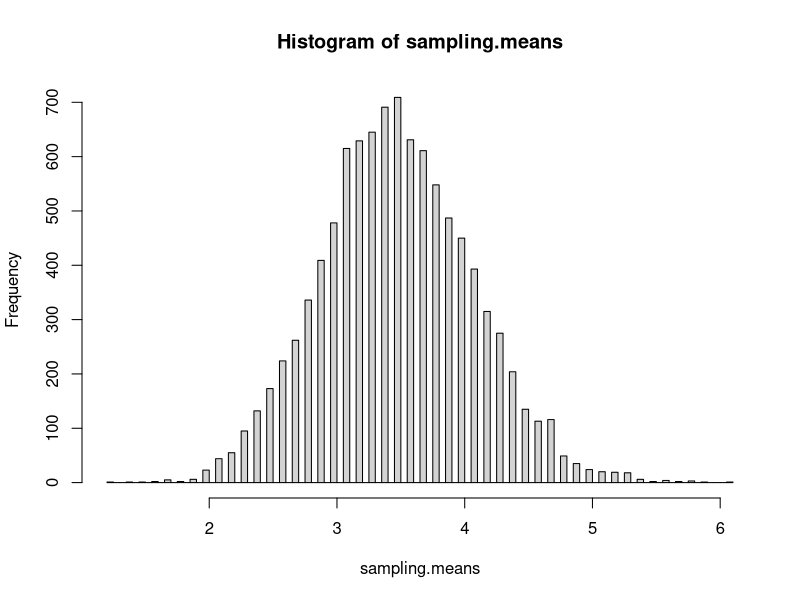
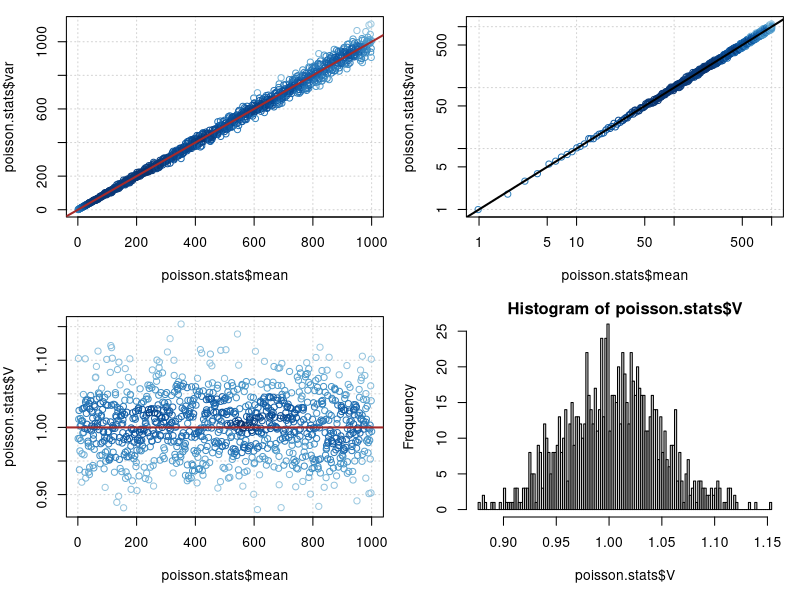
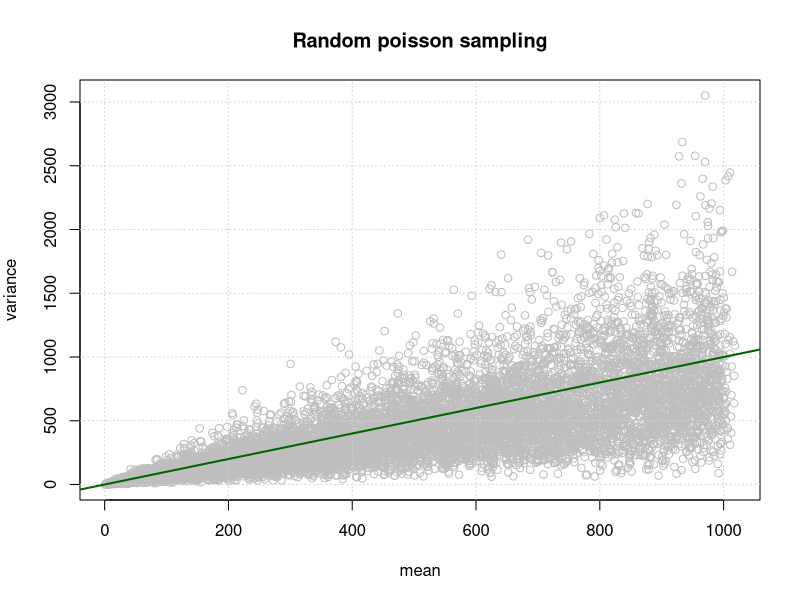
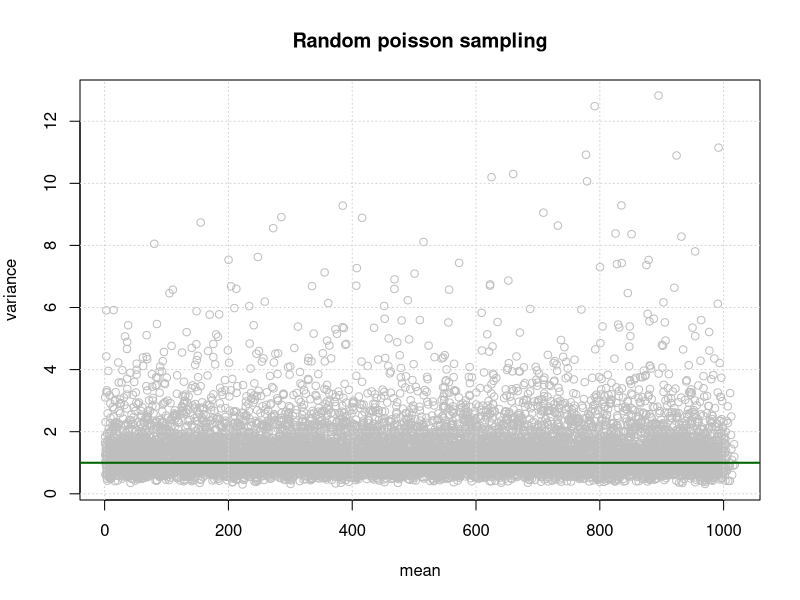
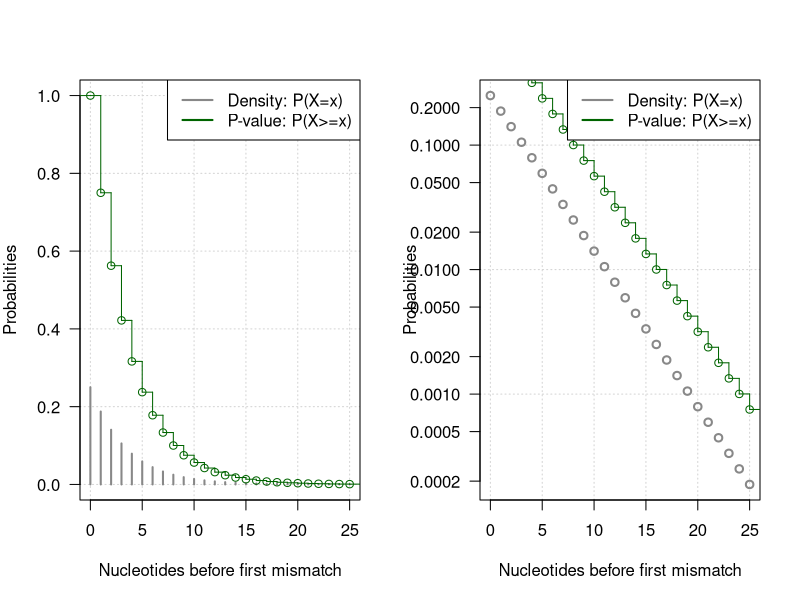
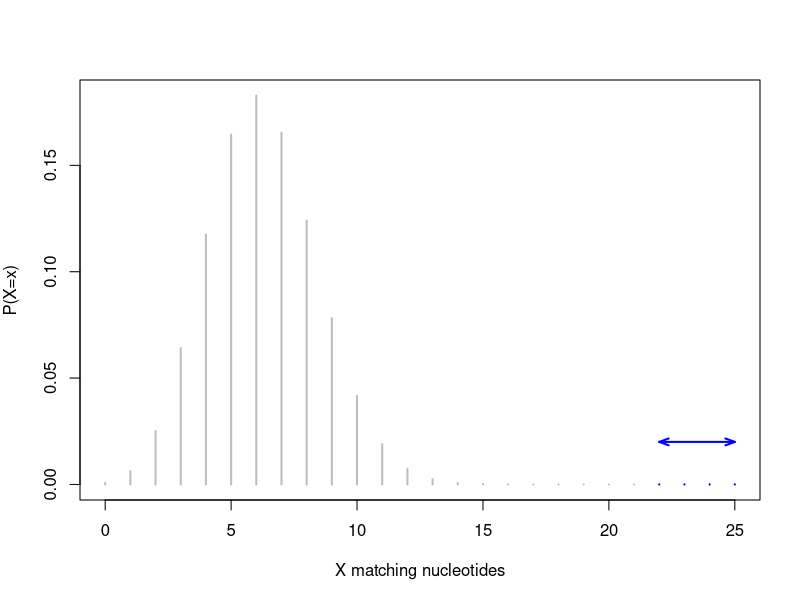
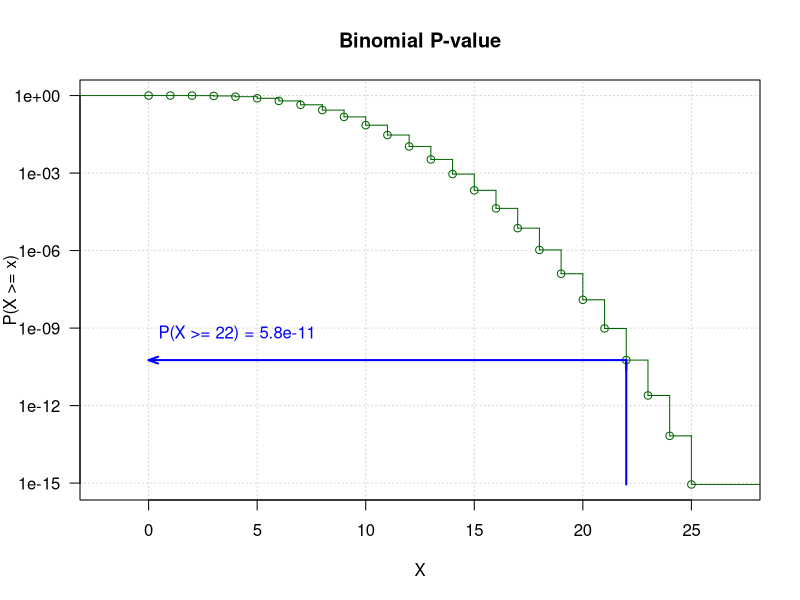
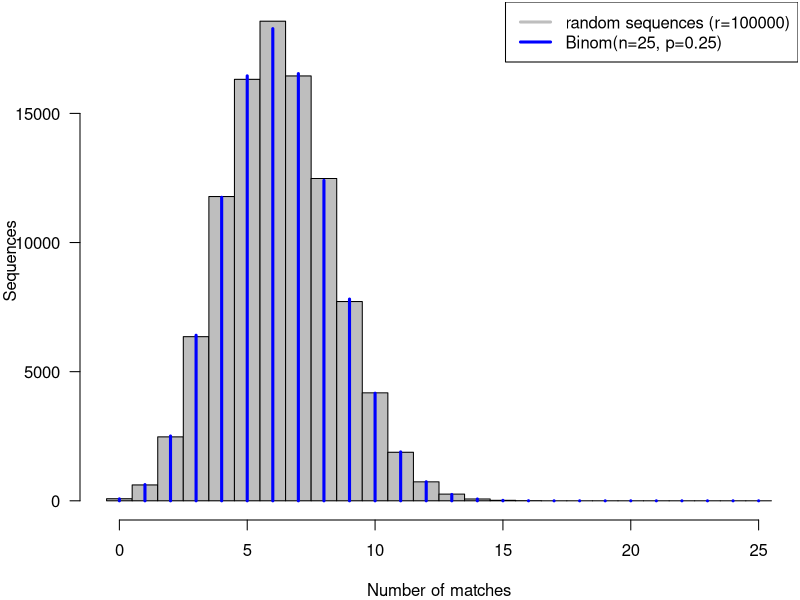

The R script that drew these images, in order:
## ---- chunk 1
knitr::opts_chunk$set(echo = TRUE, eval = TRUE, cache = FALSE, message = FALSE, warning = FALSE,
                      comment = "")

## Options to display pretty numbers
library(knitr)
knit_hooks$set(inline = function(x) {
  prettyNum(x, big.mark=" ")
})
options(scipen = 6, digits = 3)

knitr::asis_output("\\footnotesize")

## ---- chunk 2
lambda <- 3
rep <- 1000
x <- rpois(n=rep, lambda=lambda)
mean(x)
var(x)
## ---- chunk 3
# ?replicate
## Example of usage of the replicate function
sampling.means <- replicate(n = 10000, mean(rpois(n=10, lambda=3.5)))

hist(sampling.means, breaks=100)
## ---- chunk 4
# This function returns the mean and variance of a 
# random sample drawn from a Poisson distribution
# 
# Parameters:
#   n sample size (number of elements to draw)
#   lambda expectation of the Poisson
rpois.mean.and.var <- function(n, lambda) {
  x <- rpois(n, lambda)
  return(data.frame(mean=mean(x), var=var(x), lambda=lambda, n=n))
}

rpois.mean.and.var(n=10, lambda=3.5)

## Generate a data frame with random Poisson sampling with increasing values of lambda
poisson.stats <- data.frame()
for (i in 1:1000) {
  poisson.stats <- rbind(poisson.stats, rpois.mean.and.var(n=1000, lambda=i))  
}

## Compute the coefficient of variation
poisson.stats$V <- poisson.stats$mean/poisson.stats$var

head(poisson.stats)

print(summary(poisson.stats))


## Summmarize the results with various plots
par(mfrow=c(2,2))
par(mar=c(5,4,1,1))
plot(poisson.stats$mean, poisson.stats$var, col=densCols(poisson.stats$mean, poisson.stats$var), panel.first = grid())
abline(a=0, b=1, col="brown", lwd=2)
plot(poisson.stats$mean, poisson.stats$var, col=densCols(poisson.stats$mean, poisson.stats$var),
    panel.first = grid(), log="xy")
abline(a=0, b=1, lwd=2)
plot(poisson.stats$mean, poisson.stats$V, col=densCols(poisson.stats$mean, poisson.stats$V),
     panel.first = grid())
abline(h=1, col="brown", lwd=2)

# plot(poisson.stats$mean, poisson.stats$V, col=densCols(poisson.stats$mean, poisson.stats$V), 
#      panel.first = grid(), log="xy")
# abline(h=1, col="brown", lwd=2)

hist(poisson.stats$V, breaks=100)

par(mar=c(5,4,4,2))
par(mfrow=c(1,1))
## ---- chunk 5
################################################################
# Quentin Ferre's solution with lapply
rep <- 10000
lambda <- runif(n=rep, min = 1, max=1000)
result <- lapply(lambda, rpois, n=10)

# Define a data frame with 2 columns indicating 
# the mean and variance of the random Poisson samples.
rpois.stats <- data.frame(
  mean=unlist(lapply(result, mean)), 
  var=unlist(lapply(result, var))*9/10
)

# Plot the relationship between mean and variance
plot(x=rpois.stats$mean, 
     y=rpois.stats$var, col="grey",
     main="Random poisson sampling",
     xlab="mean", ylab="variance")
grid()
abline(a=0, b=1, col="darkgreen", lwd=2)
## ---- chunk 6
# Compute the coefficient of variation
rpois.stats$V <- rpois.stats$mean / rpois.stats$var

# Check the mean of the coefficient of variation
mean(rpois.stats$V)
median(rpois.stats$V)
sum(rpois.stats$mean >= rpois.stats$var)/nrow(rpois.stats)

## PROBLEM HERE: 
## THE VAR IS HIGHER THAN THE MEAN IN MORE CASES THAN EXPECTED
## THE MEAN VAR IS HIGHER THAN THE MEAN MEAN

# Plot the relationship between mean and coefficient of variation
plot(rpois.stats$mean, rpois.stats$V, col="grey",
     main="Random poisson sampling",
     xlab="mean", ylab="variance")
grid()
abline(h=1, col="darkgreen", lwd=2)
## ---- chunk 7
k <- 25    # Read length
L <- 50e6  # Library size
C <- 23    # Number of chromosomes
G <- 3e9   # Genome size
p <- 1/4   # Matching probability for a nucleotide
## ---- chunk 8
# Matching probabilty for a given read 
# at a given genomic position
P.read <- p^k  
## ---- chunk 9
N <- 2 * (G - C * (k - 1))
## ---- chunk 10
P.genomic <- 1 - (1 - P.read)^N
## ---- chunk 11
P.library <- 1 - (1 - P.read)^(N*L)
## ---- chunk 12
E <- P.read * N * L
## ---- chunk 13
p <- 0.25  # Matching probability for each nucleotide
x <- 11    # Number of matches before the first mismatch
P.x <- p^x * (1-p)
Pval.x <- p^x
## ---- chunk 14
x <- 0:25  # Series of X values

# Geometric density function
P.x <- dgeom(x = x, prob = p)

# Geometric p-value distribution
Pval.x <- pgeom(q = x-1, prob = p, lower.tail = FALSE)

par(mfrow=c(1,2))
plot(x, P.x, type="h", lwd=2, col="#888888", ylim=c(0,1), las=1, panel.first=grid(), 
     xlab="Nucleotides before first mismatch", ylab="Probabilities")
lines(stepfun(x, c(1, Pval.x)), verticals=TRUE, col="darkgreen")
legend("topright", legend=c("Density: P(X=x)", "P-value: P(X>=x)"), col=c("#888888", "darkgreen"), lwd=2)

plot(x, P.x, type="p", lwd=2, col="#888888", las=1, 
     panel.first=grid(), log="y",
     xlab="Nucleotides before first mismatch", ylab="Probabilities")
lines(stepfun(x, c(1, Pval.x)), verticals=TRUE, col="darkgreen")
legend("topright", legend=c("Density: P(X=x)", "P-value: P(X>=x)"), col=c("#888888", "darkgreen"), lwd=2)

par(mfrow=c(1,1))

## ---- chunk 15
n <- 25     # Number of trials, i.e. the length of the alignment
m <- 3      # Maximal number of accepted mismatches
k <- n -m   # Number of matches
p <- 1/4    # Matching probability for one nucleotide
## ---- chunk 16
x <- 0:n  # All possible numbers of matches
m <- 3    # Max number of mismatches
hits <- (n-m):n # Hits: at least n-m matches
plot(x, dbinom(x, n, p), type="h", lwd=2, col="grey", 
     xlab="X matching nucleotides", ylab="P(X=x)")
lines(hits, dbinom(hits, n, p), type="h", lwd=2, col="blue")
arrows(n-m, 0.02, n, 0.02, length = 0.1, lwd=2, 
       code = 3, angle=20, col="blue")
## ---- chunk 17
x <- 0:n  # All possible numbers of matches
m <- 3    # Max number of mismatches
hits <- (n-m):n # Hits: at least n-m matches
y <- pbinom(x-1, n, p, lower=FALSE)
plot(stepfun(x, c(1, y)), verticals = TRUE,
#plot(x+0.5, y, type="S", lwd=2,
     col="darkgreen", las=1, main="Binomial P-value", 
     xlab="X", ylab="P(X >= x)", log="y",
     panel.first = grid())
pval <- pbinom(n-m-1, n, p, lower=FALSE)
arrows(n-m, pbinom(n-1, n, p, lower=FALSE), n-m, pval, 
       angle = 0, length = 0.1, lwd=2, col="blue")
arrows(n-m, pval, 0, pval, 
       angle = 20, length = 0.1, lwd=2, col="blue")
text(0, 10*pval, 
     labels = paste("P(X >= ", n-m, ") = ", 
                    signif(digits=2, pval), sep=""), pos = 4, col="blue")
## ---- chunk 18
# Generate random sequences with equiprobable residues
alphabet <- c("A", "C", "G", "T") # Nucleotide alphabet
n <- 25    # Size of the reads
rep <- 100000 # number of repetitions
# Generate random "sequeences" 
# (actually a matrix of letters)
seq <- data.frame(matrix(nrow=rep, ncol=n, sample(alphabet, size=n * rep, replace = TRUE)))

# Print the 5 first sequences to check result
cat(c(apply(seq[1:5,], 1, paste, collapse=""), "..."), sep="\n")
## ---- chunk 19
## Count the number of matches between a random read 
## and random sequences of the same length

# Generate a random read
read <- sample(alphabet, size=n, replace = TRUE)

# Define a function counting the number of matching
# residues between two sequences
count.matches <- function(seq1, seq2) {
  return(sum(seq1==seq2))
}

# Compute alignment lengths
matches.per.seq <- apply(seq, 1, count.matches, read)

## Plot an histogram to compare the simulation results 
## and the theoretical distribution
par(mar=c(4,4,0.1,0.1))
hist(matches.per.seq, breaks=seq(from=-0.5, to=n+0.5, by=1), col="grey",
     las=1,
     main="",
     xlab="Number of matches",
     ylab="Sequences")
x <- 0:n
lines(x, rep*dbinom(x, size = n, prob = 0.25), type="h", col="blue", lwd=3)
legend("topright", 
       c(paste(sep="", "random sequences (r=", rep, ")"),
         paste(sep="", "Binom(n=",n,", p=", p,")")), 
       lwd=3,
       col=c("grey", "blue"))
## ---- chunk 20
rand.rep <- 10000 # Random sample size
p <- 0.1          # Prior probability
n <- 25           # Number of trials for the binomial
exp.mean <- n*p   # Expected number of successes
exp.var <- n*p*(1-p)

# Generate random numbers
x <- rbinom(n = rand.rep, size = n, prob = p)

# Compute statistics
stats <- data.frame(p = p, n = n,exp.mean=exp.mean, mean=mean(x), 
  exp.var = exp.var, variance=var(x), sd=sd(x))
kable(stats, digits=4)
## ---- chunk 21
hist(x, breaks=(0:26)-0.5, col="grey", main=paste("Binomial simulation, p =", p),
     xlab="Successes", ylab="Frequency", las=1)
lines(0:25, rand.rep*dbinom(x = 0:25, size = n, prob = p), col="blue", lwd=3, type="h")
## ---- chunk 22
## Simulate local alignment with random sequences. 
## Align a given read with random sequences and measure the 
## length of the longest alignment with at most m mismatches. 

# Max accepted mismatches.
m <- 5
# Note: the alignment stops at m+1

## Define a function counting the length of the alignment 
## until the (m+1)th mismatch
ali.length <- function(seq1, seq2, max.mismatch) {
  mismatches <- which(seq1!=seq2)
  if (length(mismatches) > max.mismatch) {
    return(mismatches[max.mismatch+1]-1)
  } else {
    return (length(seq1))
  }
}

# Compute alignment lengths
ali.lengths <- apply(seq, 1, ali.length, read, m)
max.len <- max(ali.lengths)
## ---- chunk 23
## Show the first alignments
cat(read, sep="")

## Highlight matches in uppercases and mismatches in lowercases
match.cases <- function(seq1, seq2, max.mismatches=NA) {
  seq1 <- unlist(seq1)
  seq2 <- unlist(seq2)
  result <- toupper(seq1)
  mismatches <- seq1 != seq2
  result[mismatches] <- tolower(seq1[mismatches])
  if (!is.na(max.mismatches)) {
    mismatch.pos <- which(seq1 != seq2)
    if (length(mismatch.pos) > max.mismatches) {
      result[mismatch.pos[max.mismatches+1]:length(seq1)] <- ""
    }
  }
  return(paste(result, collapse=""))
}

result <- apply(seq[1:5,], 1, match.cases, read, m)
cat(c(result, "..."), sep="\n")

## ---- chunk 24
k <- 0:25    # Number of successes

par(mfrow=c(2,2))
par(mar=c(4,4,1,1))
for (r in c(1, 2, 5, 10)) {
  P.k <- dnbinom(k, size = r, prob = 0.75)
  plot(k, P.k, type="h", panel.first = grid(), lwd=3, ylim=c(0,1), las=1, xlab="Number of successes (k)", ylab="P(K=k)", col="darkblue")
  legend("topright", legend=paste("Last failure: r = ", r))
}
par(mfrow=c(1,1))
## ---- chunk 25
read.len <- 25  # Max alignment length
x <- m:read.len # All possible alignment lengths
r <- m+1        # Number of failures
n <- x+1        # Number of trials including the closing failure
p <- 0.25       # Matching probability

# Compute and draw the probability with the dnbinom function
p1 <- dnbinom(x-m, size = m+1, prob = 1-p) 

# Compute (approx) the probability manually and check
p2 <- choose(n -1, r-1) *p^(n-r)*(1-p)^r    
# (p1-p2) / (p1+p2) # Check the precision

## plot an histogram of the alignment lengths
hist(ali.lengths, breaks=seq(from=-0.5, to=max.len+1, by=1), col="grey",
     las=1,
     main=paste("Local alignemnt, at most", m, "mismatches"),
     xlab=paste(sep="", "Nucleotides before ", r, "th mismatch"),
     ylab="Number of sequences")
lines(x, rep*p1, type="h", col="blue", lwd=3)
# lines(x,rep*p2, type="h", col="red", lty="dashed")
legend("topright", 
       c(paste(sep="", "random sequences (r=", rep, ")"),
         paste(sep="", "NB(", r, ",", 1-p, ")")), 
       lwd=3,
       col=c("grey", "blue"))
## ---- chunk 26
r <- 6       # Number of failures
p <- 0.75     # Failure probability
rep <- 100000
k <- rnbinom(n = rep, size = r, prob = p)
max.k <- max(k)
exp.mean <- r*(1-p)/p
rand.mean <- mean(k)
exp.var <- r*(1-p)/p^2
rand.var <- var(k)
hist(k, breaks = -0.5:(max.k+0.5), col="grey", xlab="Number of successes (k)",
     las=1, ylab="", main="Random sampling from negative binomial")
abline(v=rand.mean, col="darkgreen", lwd=2)
abline(v=exp.mean, col="green", lty="dashed")
arrows(rand.mean, rep/20, rand.mean+sqrt(rand.var), rep/20, 
       angle=20, length = 0.1, col="purple", lwd=2)
text(x = rand.mean, y = rep/15, col="purple",
     labels = paste("sd =", signif(digits=2, sqrt(rand.var))), pos=4)
legend("topright", legend=c(
  paste("r =", r), 
  paste("mean =", signif(digits=4, rand.mean)), 
  paste("exp.mean =", signif(digits=4, exp.mean)), 
  paste("var =", signif(digits=4, rand.var)),
  paste("exp.var =", signif(digits=4, exp.var))
  ))
kable(data.frame(r=r, 
                 exp.mean=exp.mean, 
                 mean=rand.mean,
                 exp.var=exp.var,
                 var=rand.var), digits=4)
